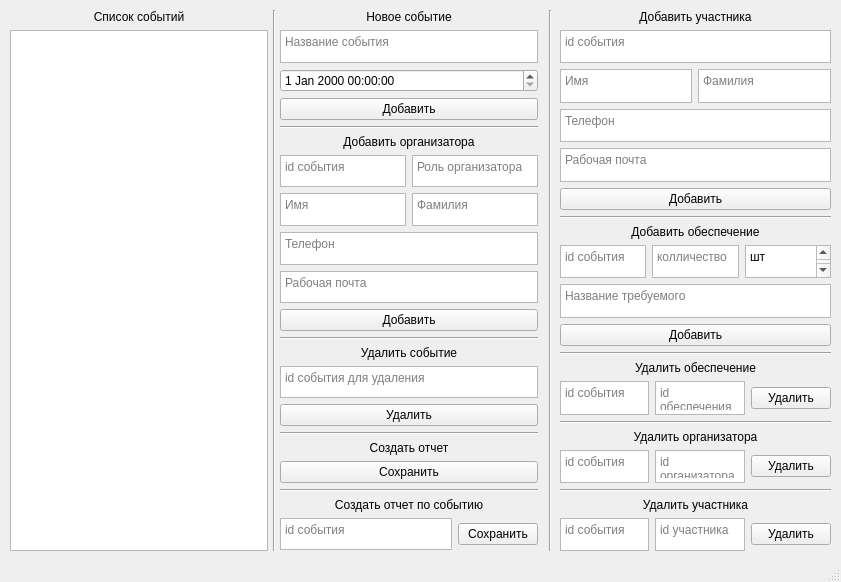
<?xml version="1.0" encoding="UTF-8"?>
<ui version="4.0">
 <class>MainWindow</class>
 <widget class="QMainWindow" name="MainWindow">
  <property name="geometry">
   <rect>
    <x>0</x>
    <y>0</y>
    <width>841</width>
    <height>582</height>
   </rect>
  </property>
  <property name="windowTitle">
   <string>MainWindow</string>
  </property>
  <widget class="QWidget" name="centralwidget">
   <widget class="Line" name="line_5">
    <property name="geometry">
     <rect>
      <x>540</x>
      <y>10</y>
      <width>20</width>
      <height>541</height>
     </rect>
    </property>
    <property name="orientation">
     <enum>Qt::Vertical</enum>
    </property>
   </widget>
   <widget class="QWidget" name="layoutWidget">
    <property name="geometry">
     <rect>
      <x>10</x>
      <y>10</y>
      <width>258</width>
      <height>541</height>
     </rect>
    </property>
    <layout class="QVBoxLayout" name="verticalLayout_2">
     <property name="sizeConstraint">
      <enum>QLayout::SetDefaultConstraint</enum>
     </property>
     <item>
      <widget class="QLabel" name="events_list_label">
       <property name="layoutDirection">
        <enum>Qt::LeftToRight</enum>
       </property>
       <property name="text">
        <string>Список событий</string>
       </property>
       <property name="textFormat">
        <enum>Qt::PlainText</enum>
       </property>
       <property name="alignment">
        <set>Qt::AlignCenter</set>
       </property>
      </widget>
     </item>
     <item>
      <widget class="QListView" name="events_list"/>
     </item>
    </layout>
   </widget>
   <widget class="Line" name="line">
    <property name="geometry">
     <rect>
      <x>259</x>
      <y>10</y>
      <width>31</width>
      <height>541</height>
     </rect>
    </property>
    <property name="orientation">
     <enum>Qt::Vertical</enum>
    </property>
   </widget>
   <widget class="QWidget" name="layoutWidget">
    <property name="geometry">
     <rect>
      <x>280</x>
      <y>10</y>
      <width>258</width>
      <height>541</height>
     </rect>
    </property>
    <layout class="QVBoxLayout" name="verticalLayout">
     <item>
      <widget class="QLabel" name="new_event_label">
       <property name="text">
        <string>Новое событие</string>
       </property>
       <property name="alignment">
        <set>Qt::AlignCenter</set>
       </property>
      </widget>
     </item>
     <item>
      <widget class="QTextEdit" name="new_event_field">
       <property name="locale">
        <locale language="Russian" country="Russia"/>
       </property>
       <property name="placeholderText">
        <string>Название события</string>
       </property>
      </widget>
     </item>
     <item>
      <widget class="QDateTimeEdit" name="dateTimeEdit"/>
     </item>
     <item>
      <widget class="QPushButton" name="new_event_btn">
       <property name="text">
        <string>Добавить</string>
       </property>
      </widget>
     </item>
     <item>
      <widget class="Line" name="line_4">
       <property name="orientation">
        <enum>Qt::Horizontal</enum>
       </property>
      </widget>
     </item>
     <item>
      <widget class="QLabel" name="label">
       <property name="text">
        <string>Добавить организатора</string>
       </property>
       <property name="alignment">
        <set>Qt::AlignCenter</set>
       </property>
      </widget>
     </item>
     <item>
      <layout class="QHBoxLayout" name="horizontalLayout_5">
       <item>
        <widget class="QTextEdit" name="org_id_input_field">
         <property name="placeholderText">
          <string>id события</string>
         </property>
        </widget>
       </item>
       <item>
        <widget class="QTextEdit" name="org_role_input_field">
         <property name="placeholderText">
          <string>Роль организатора</string>
         </property>
        </widget>
       </item>
      </layout>
     </item>
     <item>
      <layout class="QHBoxLayout" name="horizontalLayout_4">
       <item>
        <widget class="QTextEdit" name="org_firstname_input_field">
         <property name="placeholderText">
          <string>Имя</string>
         </property>
        </widget>
       </item>
       <item>
        <widget class="QTextEdit" name="org_lastname_input_field">
         <property name="placeholderText">
          <string>Фамилия</string>
         </property>
        </widget>
       </item>
      </layout>
     </item>
     <item>
      <widget class="QTextEdit" name="org_phone_input_field">
       <property name="placeholderText">
        <string>Телефон</string>
       </property>
      </widget>
     </item>
     <item>
      <widget class="QTextEdit" name="org_email_input_field">
       <property name="placeholderText">
        <string>Рабочая почта</string>
       </property>
      </widget>
     </item>
     <item>
      <widget class="QPushButton" name="org_add_btn">
       <property name="text">
        <string>Добавить</string>
       </property>
      </widget>
     </item>
     <item>
      <widget class="Line" name="line_2">
       <property name="orientation">
        <enum>Qt::Horizontal</enum>
       </property>
      </widget>
     </item>
     <item>
      <widget class="QLabel" name="delete_label">
       <property name="text">
        <string>Удалить событие</string>
       </property>
       <property name="alignment">
        <set>Qt::AlignCenter</set>
       </property>
      </widget>
     </item>
     <item>
      <widget class="QTextEdit" name="delete_event_field">
       <property name="placeholderText">
        <string>id события для удаления</string>
       </property>
      </widget>
     </item>
     <item>
      <widget class="QPushButton" name="delete_event_btn">
       <property name="text">
        <string>Удалить</string>
       </property>
      </widget>
     </item>
     <item>
      <widget class="Line" name="line_3">
       <property name="orientation">
        <enum>Qt::Horizontal</enum>
       </property>
      </widget>
     </item>
     <item>
      <widget class="QLabel" name="safe_label">
       <property name="text">
        <string>Создать отчет</string>
       </property>
       <property name="alignment">
        <set>Qt::AlignCenter</set>
       </property>
      </widget>
     </item>
     <item>
      <widget class="QPushButton" name="safe_btn">
       <property name="text">
        <string>Сохранить</string>
       </property>
      </widget>
     </item>
     <item>
      <widget class="Line" name="line_8">
       <property name="orientation">
        <enum>Qt::Horizontal</enum>
       </property>
      </widget>
     </item>
     <item>
      <widget class="QLabel" name="label_5">
       <property name="text">
        <string>Создать отчет по событию</string>
       </property>
       <property name="alignment">
        <set>Qt::AlignCenter</set>
       </property>
      </widget>
     </item>
     <item>
      <layout class="QHBoxLayout" name="horizontalLayout_3">
       <item>
        <widget class="QTextEdit" name="safe_event_id_field">
         <property name="placeholderText">
          <string>id события</string>
         </property>
        </widget>
       </item>
       <item>
        <widget class="QPushButton" name="safe_event_btn">
         <property name="text">
          <string>Сохранить</string>
         </property>
        </widget>
       </item>
      </layout>
     </item>
    </layout>
   </widget>
   <widget class="QWidget" name="verticalLayoutWidget">
    <property name="geometry">
     <rect>
      <x>560</x>
      <y>10</y>
      <width>271</width>
      <height>541</height>
     </rect>
    </property>
    <layout class="QVBoxLayout" name="verticalLayout_3">
     <item>
      <widget class="QLabel" name="label_2">
       <property name="text">
        <string>Добавить участника</string>
       </property>
       <property name="alignment">
        <set>Qt::AlignCenter</set>
       </property>
      </widget>
     </item>
     <item>
      <widget class="QTextEdit" name="add_participant_event_id_input_field">
       <property name="placeholderText">
        <string>id события</string>
       </property>
      </widget>
     </item>
     <item>
      <layout class="QHBoxLayout" name="horizontalLayout_6">
       <item>
        <widget class="QTextEdit" name="participant_firstname_input_field">
         <property name="placeholderText">
          <string>Имя</string>
         </property>
        </widget>
       </item>
       <item>
        <widget class="QTextEdit" name="participant_lastname_input_field">
         <property name="placeholderText">
          <string>Фамилия</string>
         </property>
        </widget>
       </item>
      </layout>
     </item>
     <item>
      <widget class="QTextEdit" name="participant_phone_input_field">
       <property name="placeholderText">
        <string>Телефон</string>
       </property>
      </widget>
     </item>
     <item>
      <widget class="QTextEdit" name="participant_email_input_field">
       <property name="placeholderText">
        <string>Рабочая почта</string>
       </property>
      </widget>
     </item>
     <item>
      <widget class="QPushButton" name="participant_push_btn">
       <property name="text">
        <string>Добавить</string>
       </property>
      </widget>
     </item>
     <item>
      <widget class="Line" name="line_6">
       <property name="orientation">
        <enum>Qt::Horizontal</enum>
       </property>
      </widget>
     </item>
     <item>
      <widget class="QLabel" name="label_6">
       <property name="text">
        <string>Добавить обеспечение</string>
       </property>
       <property name="alignment">
        <set>Qt::AlignCenter</set>
       </property>
      </widget>
     </item>
     <item>
      <layout class="QHBoxLayout" name="horizontalLayout_7">
       <item>
        <widget class="QTextEdit" name="consumables_envent_id_input_field">
         <property name="placeholderText">
          <string>id события</string>
         </property>
        </widget>
       </item>
       <item>
        <widget class="QTextEdit" name="consumables_volume_input_field">
         <property name="placeholderText">
          <string>колличество</string>
         </property>
        </widget>
       </item>
       <item>
        <widget class="QTextEdit" name="consumables_unit_input_field">
         <property name="html">
          <string>&lt;!DOCTYPE HTML PUBLIC &quot;-//W3C//DTD HTML 4.0//EN&quot; &quot;http://www.w3.org/TR/REC-html40/strict.dtd&quot;&gt;
&lt;html&gt;&lt;head&gt;&lt;meta name=&quot;qrichtext&quot; content=&quot;1&quot; /&gt;&lt;style type=&quot;text/css&quot;&gt;
p, li { white-space: pre-wrap; }
&lt;/style&gt;&lt;/head&gt;&lt;body style=&quot; font-family:'Sans Serif'; font-size:9pt; font-weight:400; font-style:normal;&quot;&gt;
&lt;p style=&quot; margin-top:0px; margin-bottom:0px; margin-left:0px; margin-right:0px; -qt-block-indent:0; text-indent:0px;&quot;&gt;шт&lt;/p&gt;
&lt;p style=&quot;-qt-paragraph-type:empty; margin-top:0px; margin-bottom:0px; margin-left:0px; margin-right:0px; -qt-block-indent:0; text-indent:0px;&quot;&gt;&lt;br /&gt;&lt;/p&gt;&lt;/body&gt;&lt;/html&gt;</string>
         </property>
         <property name="placeholderText">
          <string>единица измерения</string>
         </property>
        </widget>
       </item>
      </layout>
     </item>
     <item>
      <widget class="QTextEdit" name="consumables_name_input_field">
       <property name="placeholderText">
        <string>Название требуемого</string>
       </property>
      </widget>
     </item>
     <item>
      <widget class="QPushButton" name="consumables_push_btn">
       <property name="text">
        <string>Добавить</string>
       </property>
      </widget>
     </item>
     <item>
      <widget class="Line" name="line_9">
       <property name="orientation">
        <enum>Qt::Horizontal</enum>
       </property>
      </widget>
     </item>
     <item>
      <widget class="QLabel" name="label_7">
       <property name="text">
        <string>Удалить обеспечение</string>
       </property>
       <property name="alignment">
        <set>Qt::AlignCenter</set>
       </property>
      </widget>
     </item>
     <item>
      <layout class="QHBoxLayout" name="horizontalLayout_8">
       <item>
        <widget class="QTextEdit" name="consumables_event_delete_id_input_field">
         <property name="placeholderText">
          <string>id события</string>
         </property>
        </widget>
       </item>
       <item>
        <widget class="QTextEdit" name="consumables_delete_id_input_field">
         <property name="placeholderText">
          <string>id обеспечения</string>
         </property>
        </widget>
       </item>
       <item>
        <widget class="QPushButton" name="consumables_delete_btn">
         <property name="text">
          <string>Удалить</string>
         </property>
        </widget>
       </item>
      </layout>
     </item>
     <item>
      <widget class="Line" name="line_10">
       <property name="orientation">
        <enum>Qt::Horizontal</enum>
       </property>
      </widget>
     </item>
     <item>
      <widget class="QLabel" name="label_3">
       <property name="text">
        <string>Удалить организатора</string>
       </property>
       <property name="alignment">
        <set>Qt::AlignCenter</set>
       </property>
      </widget>
     </item>
     <item>
      <layout class="QHBoxLayout" name="horizontalLayout">
       <item>
        <widget class="QTextEdit" name="org_delete_event_id_input_field">
         <property name="placeholderText">
          <string>id события</string>
         </property>
        </widget>
       </item>
       <item>
        <widget class="QTextEdit" name="org_delete_id_input_field">
         <property name="placeholderText">
          <string>id организатора</string>
         </property>
        </widget>
       </item>
       <item>
        <widget class="QPushButton" name="org_delete_btn">
         <property name="text">
          <string>Удалить</string>
         </property>
        </widget>
       </item>
      </layout>
     </item>
     <item>
      <widget class="Line" name="line_7">
       <property name="orientation">
        <enum>Qt::Horizontal</enum>
       </property>
      </widget>
     </item>
     <item>
      <widget class="QLabel" name="label_4">
       <property name="text">
        <string>Удалить участника</string>
       </property>
       <property name="alignment">
        <set>Qt::AlignCenter</set>
       </property>
      </widget>
     </item>
     <item>
      <layout class="QHBoxLayout" name="horizontalLayout_2">
       <item>
        <widget class="QTextEdit" name="participant_delete_event_id_input_field">
         <property name="placeholderText">
          <string>id события</string>
         </property>
        </widget>
       </item>
       <item>
        <widget class="QTextEdit" name="participant_delete_id_input_field">
         <property name="placeholderText">
          <string>id участника</string>
         </property>
        </widget>
       </item>
       <item>
        <widget class="QPushButton" name="participant_delete_btn">
         <property name="text">
          <string>Удалить</string>
         </property>
        </widget>
       </item>
      </layout>
     </item>
    </layout>
   </widget>
  </widget>
  <widget class="QStatusBar" name="statusbar"/>
 </widget>
 <resources/>
 <connections/>
</ui>
